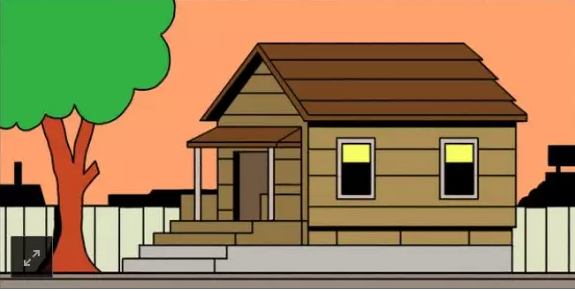
#> input picture Home.png, 575 x 291 px
$ python FindFeaturePoints.py
#> lines starting #> are read from the running program, lines starting #| are printed output that depends on the picture; after the words box and inside, x2 and y2 are one past the last pixel; in counts of white or black regions, pixels touching at a corner belong together
import cv2
import numpy as np
import matplotlib.pyplot as plt
img = cv2.imread('Home.png')
#> img is the input picture: shape (291, 575, 3); mean B, G, R 85.9, 128.8, 152.2
gray = cv2.cvtColor(img, cv2.COLOR_BGR2GRAY)
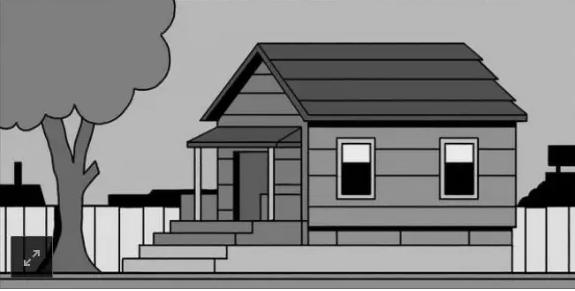
#> gray: shape (291, 575); min 0, max 255, mean 130.9

corners = cv2.goodFeaturesToTrack(gray, maxCorners=500, qualityLevel=0.05, minDistance=25)
#> corners = 64 rows, first 8: [548, 270], [117, 270], [523, 270], [145, 243], [7, 270], [44, 235], [200, 120], [145, 208]


corners = np.int0(corners)
for i in corners:
    x, y = i.ravel()
    cv2.circle(img, (x, y), 3, 255, -1)
#> this loop made 64 passes
#> (x, y) on passes 1 to 12: (548, 270), (117, 270), (523, 270), (145, 243), (7, 270), (44, 235), (200, 120), (145, 208), (44, 208), (270, 218), (561, 167), (170, 220)
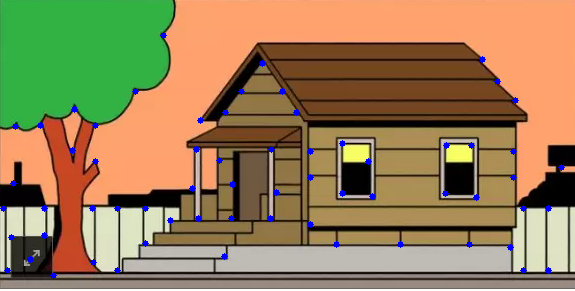
#> img: shape (291, 575, 3); 1.11% of pixels changed, all inside (x1, y1, x2, y2) = (0, 32, 565, 279)

plt.imshow(img), plt.show()
